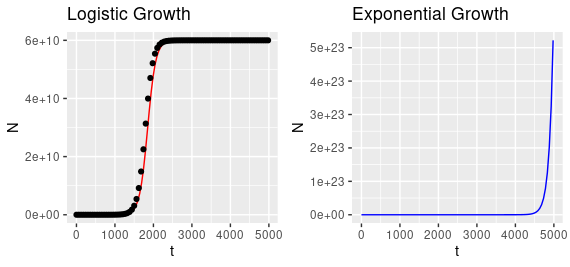

Write R code to recreate this figure.
# Installing packages: 
install.packages(ggplot)
library(ggplot2)

# Naming the data set
growth_data <- read.csv("experiment1 (2).csv")

# Generating the logistic growth model
logistic_fun <- function(t) {
  
  N <- (N0*K*exp(r*t))/(K-N0+N0*exp(r*t))
  
  return(N)
}

N0 <- 1330.74 #

r <- 0.0095218 #

K <- 6e+10 #

# Creating the logistic growth curve plot
logistical_plot <- ggplot(aes(t,N), data = growth_data) +
  
  geom_function(fun=logistic_fun, colour="red") +
  
  geom_point() +
  ggtitle("Logistic Growth")

# Generating the exponential growth model
exponential_fun <- function(t) {
  
  N <- (N0*exp(r*t))
  
  return(N)
}

N0 <- 1330.74 #

r <- 0.0095218 #

K <- 6e+10 #

# Creating the exponential growth curve plot
exponential_plot <- ggplot(aes(t,N), data = growth_data) +
  
  geom_function(fun=exponential_fun, colour="blue") +
  ggtitle("Exponential Growth")

# Comparing the logistic and exponential growth plots
install.packages(gridExtra)
library(gridExtra)
grid.arrange(logistical_plot, exponential_plot, ncol = 2)
